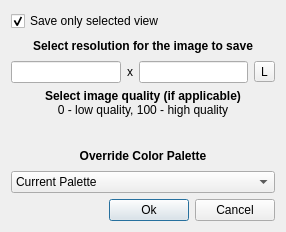
<ui version="4.0" >
 <class>SaveSnapshotDialog</class>
 <widget class="QDialog" name="SaveSnapshotDialog" >
  <property name="geometry" >
   <rect>
    <x>0</x>
    <y>0</y>
    <width>286</width>
    <height>232</height>
   </rect>
  </property>
  <property name="windowTitle" >
   <string>Save Snapshot Resolution</string>
  </property>
  <layout class="QVBoxLayout" >
   <item>
    <widget class="QCheckBox" name="selectedViewOnly" >
     <property name="toolTip" >
      <string>&lt;html>When checked, only the active view will be saved, otherwise all views will be saved in the image as they are layed out presently.&lt;/html></string>
     </property>
     <property name="statusTip" >
      <string>&lt;html>When checked, only the active view will be saved, otherwise all views will be saved in the image as they are layed out presently.&lt;/html></string>
     </property>
     <property name="whatsThis" >
      <string>&lt;html>When checked, only the active view will be saved, otherwise all views will be saved in the image as they are layed out presently.&lt;/html></string>
     </property>
     <property name="text" >
      <string>Save only selected view</string>
     </property>
     <property name="checked" >
      <bool>true</bool>
     </property>
    </widget>
   </item>
   <item>
    <widget class="QLabel" name="label" >
     <property name="text" >
      <string>&lt;html>&lt;head>&lt;meta name="qrichtext" content="1" />&lt;style type="text/css">
p, li { white-space: pre-wrap; }
&lt;/style>&lt;/head>&lt;body style=" font-family:'Sans Serif'; font-size:9pt; font-weight:400; font-style:normal;">
&lt;p style=" margin-top:0px; margin-bottom:0px; margin-left:0px; margin-right:0px; -qt-block-indent:0; text-indent:0px;">&lt;span style=" font-weight:600;">Select resolution for the image to save&lt;/span>&lt;/p>&lt;/body>&lt;/html></string>
     </property>
     <property name="alignment" >
      <set>Qt::AlignCenter</set>
     </property>
    </widget>
   </item>
   <item>
    <layout class="QHBoxLayout" >
     <property name="spacing" >
      <number>6</number>
     </property>
     <property name="leftMargin" >
      <number>0</number>
     </property>
     <property name="topMargin" >
      <number>0</number>
     </property>
     <property name="rightMargin" >
      <number>0</number>
     </property>
     <property name="bottomMargin" >
      <number>0</number>
     </property>
     <item>
      <widget class="QLineEdit" name="width" />
     </item>
     <item>
      <widget class="QLabel" name="label_2" >
       <property name="text" >
        <string>x</string>
       </property>
      </widget>
     </item>
     <item>
      <widget class="QLineEdit" name="height" />
     </item>
     <item>
      <widget class="QToolButton" name="lockAspect" >
       <property name="toolTip" >
        <string>Lock aspect </string>
       </property>
       <property name="statusTip" >
        <string>Lock aspect </string>
       </property>
       <property name="whatsThis" >
        <string>Lock aspect </string>
       </property>
       <property name="text" >
        <string>L</string>
       </property>
       <property name="icon" >
        <iconset resource="../pqComponents.qrc" >:/pqWidgets/Icons/pqOctreeData16.png</iconset>
       </property>
       <property name="iconSize" >
        <size>
         <width>12</width>
         <height>12</height>
        </size>
       </property>
       <property name="checkable" >
        <bool>true</bool>
       </property>
      </widget>
     </item>
    </layout>
   </item>
   <item>
    <widget class="QLabel" name="label_3" >
     <property name="text" >
      <string>&lt;b>Select image quality (if applicable)&lt;/b>&lt;br/>0 - low quality, 100 - high quality</string>
     </property>
     <property name="alignment" >
      <set>Qt::AlignCenter</set>
     </property>
    </widget>
   </item>
   <item>
    <widget class="pqIntRangeWidget" native="1" name="quality" />
   </item>
   <item>
    <widget class="QLabel" name="label_4" >
     <property name="text" >
      <string>&lt;b>Override Color Palette&lt;/b></string>
     </property>
     <property name="alignment" >
      <set>Qt::AlignCenter</set>
     </property>
    </widget>
   </item>
   <item>
    <widget class="QComboBox" name="palette" >
     <item>
      <property name="text" >
       <string>Current Palette</string>
      </property>
     </item>
    </widget>
   </item>
   <item>
    <layout class="QHBoxLayout" >
     <property name="spacing" >
      <number>6</number>
     </property>
     <property name="leftMargin" >
      <number>0</number>
     </property>
     <property name="topMargin" >
      <number>0</number>
     </property>
     <property name="rightMargin" >
      <number>0</number>
     </property>
     <property name="bottomMargin" >
      <number>0</number>
     </property>
     <item>
      <spacer>
       <property name="orientation" >
        <enum>Qt::Horizontal</enum>
       </property>
       <property name="sizeHint" >
        <size>
         <width>40</width>
         <height>20</height>
        </size>
       </property>
      </spacer>
     </item>
     <item>
      <widget class="QPushButton" name="ok" >
       <property name="text" >
        <string>Ok</string>
       </property>
      </widget>
     </item>
     <item>
      <widget class="QPushButton" name="cancel" >
       <property name="text" >
        <string>Cancel</string>
       </property>
      </widget>
     </item>
    </layout>
   </item>
  </layout>
 </widget>
 <customwidgets>
  <customwidget>
   <class>pqIntRangeWidget</class>
   <extends>QWidget</extends>
   <header>pqIntRangeWidget.h</header>
   <container>1</container>
  </customwidget>
 </customwidgets>
 <resources>
  <include location="../pqComponents.qrc" />
 </resources>
 <connections/>
</ui>
